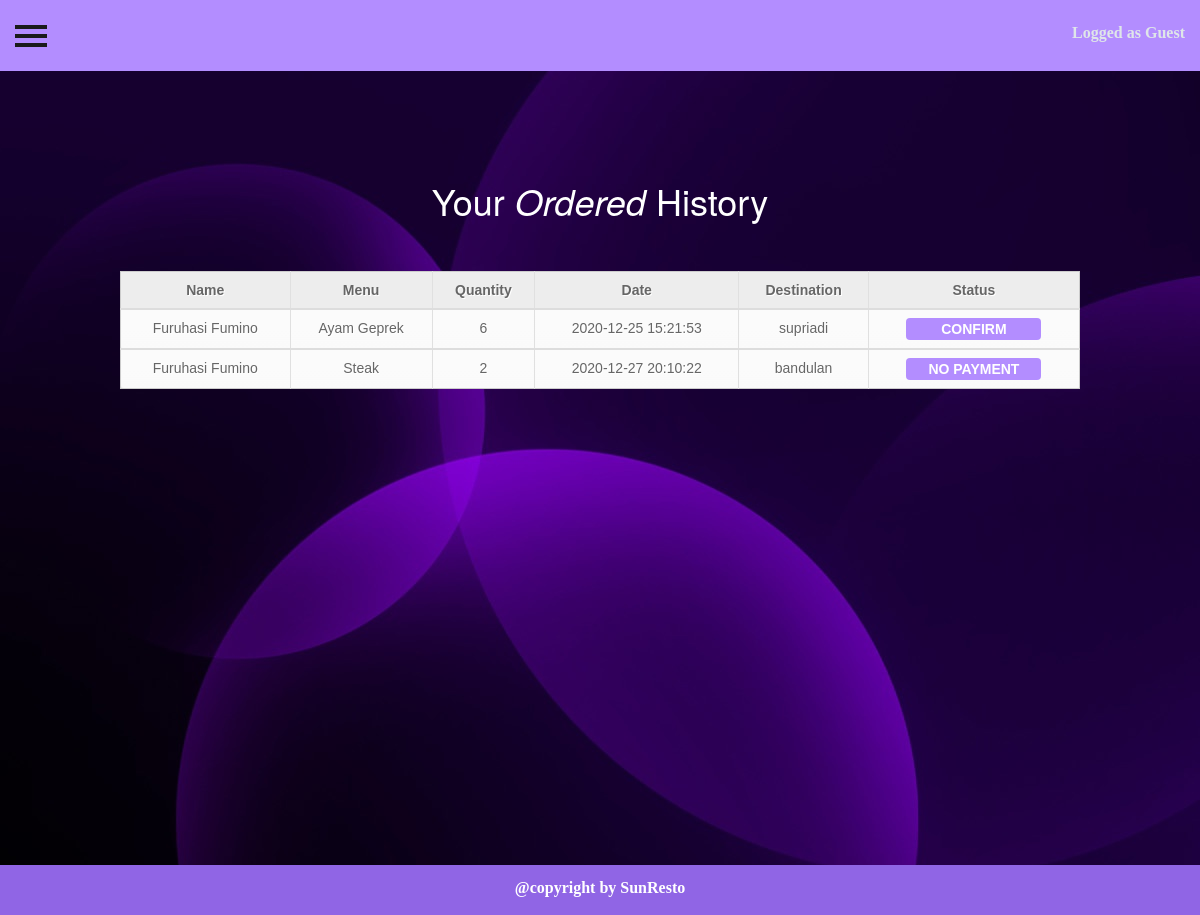
The page /viewHistory.php (signed in) on the database its author committed.
### tables this page shows
CREATE TABLE `transaksi` (
  `id_transaksi` int(11) NOT NULL,
  `id_akun` int(11) NOT NULL,
  `tanggal` datetime NOT NULL,
  `destination` varchar(50) NOT NULL,
  `quantity` int(11) NOT NULL,
  `id_item` int(11) NOT NULL,
  `status` int(11) NOT NULL
);

CREATE TABLE `akun` (
  `id_akun` int(11) NOT NULL,
  `nama` varchar(50) NOT NULL,
  `alamat` varchar(200) NOT NULL,
  `email` varchar(100) NOT NULL,
  `password` varchar(20) NOT NULL,
  `id_level` int(11) NOT NULL,
  `url_gambar` varchar(255) NOT NULL,
  `verified` tinyint(1) NOT NULL,
  `telp` varchar(20) NOT NULL
);

CREATE TABLE `item` (
  `id_item` int(11) NOT NULL,
  `nama` varchar(50) NOT NULL,
  `harga` int(11) NOT NULL,
  `code` int(11) NOT NULL,
  `url_gambar` varchar(255) NOT NULL
);

### viewHistory.php (the view, shortened to what this page needs)
<?php
	include 'access.php';
	$email = $_SESSION['email'];
	$query = "SELECT transaksi.id_transaksi as ID, akun.nama as Nama, item.nama as item, transaksi.tanggal, transaksi.destination as destinasi, transaksi.quantity as jumlah, transaksi.status as status from transaksi left join akun on transaksi.id_akun = akun.id_akun LEFT join item on transaksi.id_item = item.id_item where akun.email = '$email'";
	$result = mysqli_query($connect, $query);
	?>
<!DOCTYPE html>
<html>
<head>
	<link rel="stylesheet" type="text/css" href="asset/css/bootstrap.min.css">
	<link rel="stylesheet" type="text/css" href="style3.css">
</head>
<body>
<?php include'headerUser.php' ?>
  <div id="page-content-wrapper">
    <button type="button" class="slider is-closed" data-toggle="offcanvas">
      <span class="hamb-top"></span>
      <span class="hamb-middle"></span>
      <span class="hamb-bottom"></span>
    </button>
  </div>
<center><h1 style="padding-top: 20px; color: white;">Your<i> Ordered</i> History </h1> </center> <br><br>
<div style="margin-left: auto;margin-right: auto;">
<table  cellspacing='0' class="table">
	<thead>
		<tr>
			<th>Name</th>
			<th>Menu</th>
			<th>Quantity</th>
			<th>Date</th>
			<th>Destination</th>
			<th>Status</th>
		</tr>
	</thead>
	<?php
	if (mysqli_num_rows($result) < 1) {
		 ?>
		<tbody>
			<tr>
				<td style="text-align: center;">-</td>
				<td>-</td>
				<td>-</td>
				<td>-</td>
				<td>-</td>
			</tr>
			</tbody>
		<?php
	}else{
		while ($row = mysqli_fetch_array($result)) {
	    ?>
		<tbody>
			<tr>
				<td style="text-align: center;"><?php echo $row["Nama"]; ?></td>
				<td><?php echo $row["item"]; ?></td>
				<td><?php echo $row["jumlah"]; ?></td>
				<td><?php echo $row["tanggal"]; ?></td>
				<td><?php echo $row["destinasi"]; ?></td>
				<td>
					<?php
						if ($row["status"] == 0) {
							?>
								<input type="button1" class="btn-success"  value="NO PAYMENT" readonly>
							<?php
						}else{
							?>
							<input type="button1" class="btn-success"  value="CONFIRM" readonly>
							<?php
						}
					?>
				</td>
			</tr>
			</tbody>
		<?php
		}
	}
	?>
</table>
</div>
<div style="padding: 19%;"></div>
<div class="copyright">
	@copyright by SunResto
</div>
</body>
</html>

### style3.css (style rules this page uses)
body { position: relative; overflow-x: hidden; }
body, html { height: 100%; }
#page-content-wrapper { width: 100%; padding-top: 70px; }
.slider { position: fixed; top: 20px; z-index: 999; display: block; width: 32px; height: 32px; margin-left: 15px; background: transparent; border: none; }
.slider.is-closed:before { content: ''; display: block; width: 100px; font-size: 14px; color: #fff; line-height: 32px; text-align: center; opacity: 0; -webkit-transform: translate3d(0,0,0); -webkit-transition: all .35s ease-in-out; }
.slider.is-closed .hamb-top, .slider.is-closed .hamb-middle, .slider.is-closed .hamb-bottom, .slider.is-open .hamb-top, .slider.is-open .hamb-middle, .slider.is-open .hamb-bottom { position: absolute; left: 0; height: 4px; width: 100%; }
.slider.is-closed .hamb-top, .slider.is-closed .hamb-middle, .slider.is-closed .hamb-bottom { background-color: #1a1a1a; }
.slider.is-closed .hamb-top { top: 5px; -webkit-transition: all .35s ease-in-out; }
.slider.is-closed .hamb-middle { top: 50%; margin-top: -2px; }
.slider.is-closed .hamb-bottom { bottom: 5px; -webkit-transition: all .35s ease-in-out; }
.copyright { height: 50px; background-color: #9065E5; text-align: center; padding-top: 12px; color: white; font-weight: bold; font-family: calibri; font-size: 16px; }
body { background-image: url('asset/img/purple.jpg'); }
.table { width: 80%; margin-left: auto; margin-right: auto; font-family: Arial, Helvetica, sans-serif; color: #666; text-shadow: 1px 1px 0px #fff; background: #eaebec; border: #ccc 1px solid; }
.table th { padding: 15px 35px; text-align: center; border-left:1px solid #e0e0e0; border-bottom: 1px solid #e0e0e0; background: #ededed; }
.table th:first-child { border-left:none; }
.table tr { text-align: center; margin: auto; }
.table td:first-child { text-align: left; border-left: 0; }
.table td { padding: 15px 35px; border-top: 1px solid #ffffff; border-bottom: 1px solid #e0e0e0; border-left: 1px solid #e0e0e0; background: #fafafa; background: -webkit-gradient(linear, left top, left bottom, from(#fbfbfb), to(#fafafa)); background: -moz-linear-gradient(top, #fbfbfb, #fafafa); }
.table tr:last-child td { border-bottom: 0; }
.table tr:last-child td:first-child { -moz-border-radius-bottomleft: 3px; -webkit-border-bottom-left-radius: 3px; border-bottom-left-radius: 3px; }
.table tr:last-child td:last-child { -moz-border-radius-bottomright: 3px; -webkit-border-bottom-right-radius: 3px; border-bottom-right-radius: 3px; }
input[type=button1] { background: #B38DFF; width: 135px; font-weight: bold; text-align: center; border: none; border-radius: 4px; cursor: pointer; }

### rows shown on the page
transaksi: id_akun.nama "Furuhasi Fumino", id_item.nama "Ayam Geprek", quantity "6", tanggal "2020-12-25 15:21:53", destination "supriadi"
transaksi: id_akun.nama "Furuhasi Fumino", id_item.nama "Steak", quantity "2", tanggal "2020-12-27 20:10:22", destination "bandulan"
